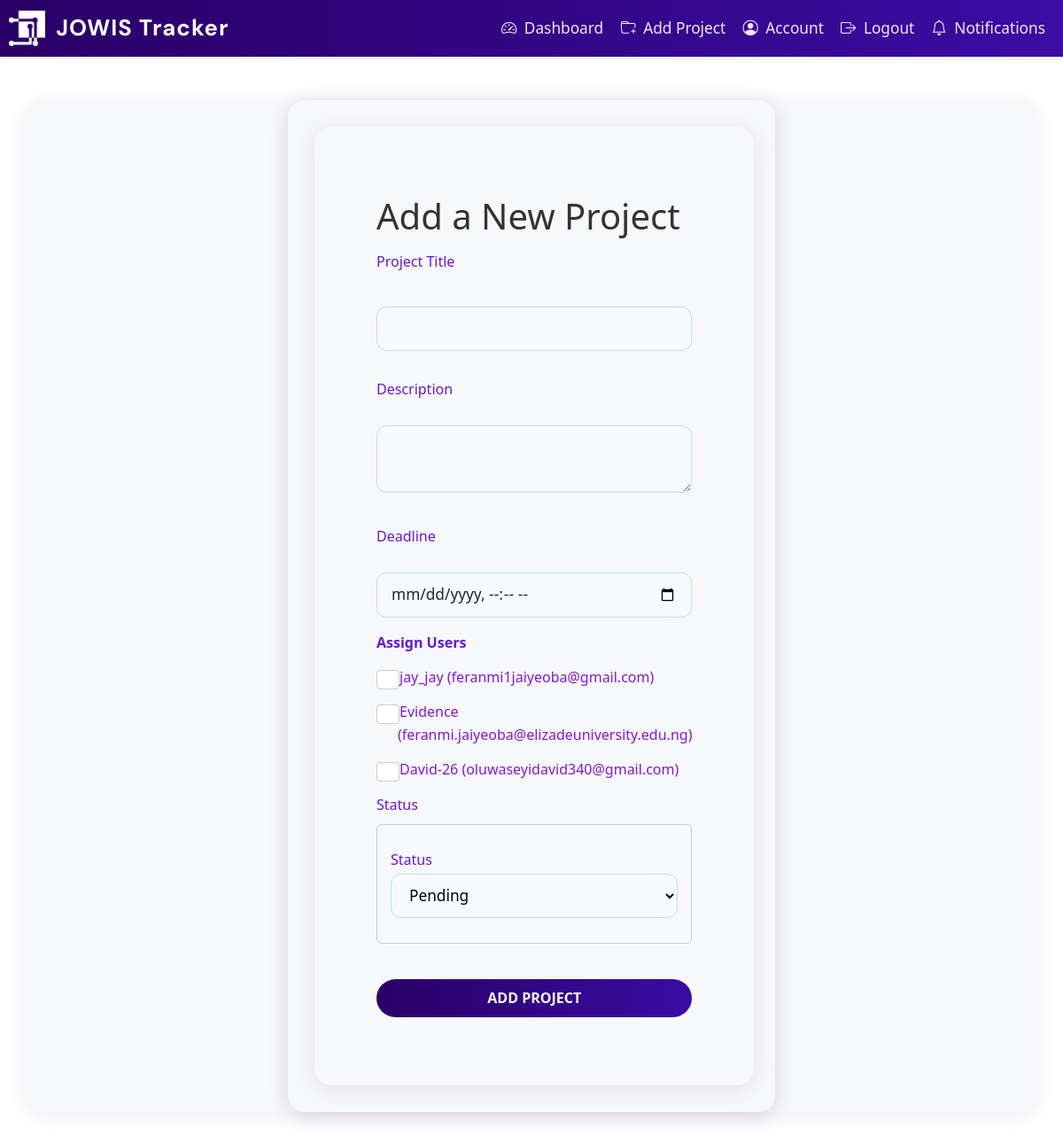
The app's page /add_project (signed in) with its own data.
### app/dbmodels.py (models this page shows, shortened)
class User(db.Model, UserMixin):
    id = db.Column(db.Integer, primary_key=True)
    username = db.Column(db.String(150), unique=True, nullable=False)
    email = db.Column(db.String(150), unique=True, nullable=False)
    password_hash = db.Column(db.String(150), nullable=False)
    tasks = db.relationship("Task", backref="assigned_to", cascade='all, delete-orphan',passive_deletes=True)
    role = db.Column(db.String(50), nullable=False, default="employee") # or admin
    must_change_password = db.Column(db.Boolean, default=True)
    projects = db.relationship(
        'Project',
        secondary=project_users,
        back_populates='users'
    )
    reset_code = db.Column(db.String(8), nullable=True)
    reset_code_expiry = db.Column(db.DateTime, nullable=True)

### app/routes.py (the view, shortened to what this page needs)
@main.route('/add_project', methods=['GET', 'POST'])
@login_required
def add_project():
    form = ProjectForm()
    employees = User.query.filter_by(role='employee').all() if current_user.role == "admin" else []
    if current_user.role != "admin" and hasattr(form, 'users'):
        del form.users
    return render_template('add_project.html', form=form, employees=employees)

### app/forms.py
class ProjectForm(FlaskForm):
    title = StringField('Project Title', validators=[DataRequired()])
    description = TextAreaField('Description', validators=[DataRequired()])
    deadline = DateTimeLocalField('Deadline', format='%Y-%m-%dT%H:%M')
    status = SelectField('Status', choices=[('Pending', 'Pending'), ('In Progress', 'In Progress'), ('Completed', 'Completed')])
    users = SelectMultipleField('Assign Users', coerce=int)  # Only used by admin
    submit = SubmitField('Add Project')

### app/__init__.py (called while the page is built)
def create_app():
    app= Flask(__name__)
    app.config.from_object("config.Config") # load app config from config.py
    db.init_app(app)
    migrate.init_app(app, db)
    login_manager.init_app(app)
    mail.init_app(app)
    scheduler.init_app(app)
    scheduler.start()
    from . import jobs  # <-- Import jobs to register them
    from .admin import init_admin
    init_admin(app)
    login_manager.login_view = "main.login"
    login_manager.login_message_category ="info"
    from .dbmodels import User
    @login_manager.user_loader
    def load_user(user_id):
        return User.query.get(int(user_id))
    from .routes import main
    app.register_blueprint(main)
    return app

### app/templates/add_project.html (shortened to what this page needs)
{% extends "base.html" %} {% block title %}Add Project{% endblock %} {% block
content %}
<div class="signup-container-1">
  <div class="container mt-5 mb-5 d-flex justify-center">
      <div class="card-body ">
        <form method="POST">
          <h1>Add a New Project</h1>
          <form method="POST">
      <div>
        {{ form.title.label }}<br />
        {{ form.title() }}
      </div>
      <div>
        {{ form.description.label }}<br />
        {{ form.description() }}
      </div>
      <div class="mb-3">
        {{ form.deadline.label(class="form-label") }} <br />
        {{ form.deadline(class="form-control", type="datetime-local") }}
      </div>
      {% if employees %}
      <div class="mb-3">
        <label class="form-label"><strong>Assign Users</strong></label>
        <div>
          {% for employee in employees %}
          <div class="form-check">
            <input
            class="form-check-input"
            type="checkbox"
            name="assigned_users"
            id="user{{ employee.id }}"
            value="{{ employee.id }}"
            />
            <label class="form-check-label" for="user{{ employee.id }}">
              {{ employee.username }} ({{ employee.email }})
            </label>
          </div>
          {% endfor %}
        </div>
      </div>
      {% endif %}
      <div class="mb-3">
        <label class="form-label">Status</label>
        <div class="form-group">{{ form.status.label }} {{ form.status() }}</div>
      </div>
      <div>{{ form.submit() }}</div>
    </form>
     {% endblock %}

### app/static/style.css (style rules this page uses)
body { background: #fff !important; font-family: "Segoe UI", Tahoma, Geneva, Verdana, sans-serif; color: #333; margin: 0; padding: 0; }
.card, .card-body, .card-header.bg-primary, .signup-container, .signup-container-1, .form-container, .container-login, .container-signup { background: #f7f8fa !important; border-radius: 1.2rem; box-shadow: 0 4px 24px rgba(42, 0, 102, 0.08); border: none; }
.btn, input[type="submit"], .submit, .btn-primary, .btn-outline-primary, .button { background: linear-gradient(90deg, #2a0066 0%, #3a0ca3 100%); color: #fff !important; border: none; transition: background 0.2s; }
body, body.bg-light, body.bg-gradient, body.bg-purple, body.bg-pink { background: #fff !important; }
.container, .container-login, .container-signup, .signup-container, .signup-container-1, .form-container { background: #f7f8fa !important; box-shadow: 0 4px 24px rgba(42, 0, 102, 0.08); border-radius: 1.2rem; }
input[type="text"], input[type="password"] { width: 100%; padding: 12px 15px; margin: 10px 0; border: 1px solid #ccc; border-radius: 6px; box-sizing: border-box; }
body { font-family: "Segoe UI", Tahoma, Geneva, Verdana, sans-serif; background-color: #f0f2f5; margin: 0; }
form { width: 350px; }
label { display: block; margin-top: 15px; margin-bottom: 5px; color: #555; font-weight: bold; }
input[type="text"], input[type="email"], input[type="password"] { width: 100%; padding: 12px 15px; margin: 10px 0; border: 1px solid #ccc; border-radius: 6px; box-sizing: border-box; }
input[type="submit"] { margin-top: 20px; width: 100%; padding: 55px; background-color: #9932cc; color: white; border: none; border-radius: 6px; font-size: 16px; cursor: pointer; transition: background-color 0.3s ease; position: relative; top: 0px; left: 0px; }
body { background-color: #f2f2f2; font-family: Arial, sans-serif; margin: 0; }
.form-group { width: 100%; padding: 12px 15px; margin: 10px 0; border: 1px solid #ccc; border-radius: 6px; box-sizing: border-box; }
body { background-color: #f4f6f8; font-family: "Segoe UI", Tahoma, Geneva, Verdana, sans-serif; color: #333; margin: 0; padding: 0; }
.container { padding: 30px; border-radius: 12px; }
.form-group { margin-bottom: 20px; }
label { font-weight: bold; margin-bottom: 8px; display: block; }
input[type="text"], input[type="datetime"], input[type="checkbox"], textarea, select { width: 100%; padding: 10px 12px; border: 1px solid #ccc; border-radius: 8px; box-sizing: border-box; transition: 0.3s ease; }
input[type="checkbox"] { width: auto; }
body { font-family: "Segoe UI", Tahoma, Geneva, Verdana, sans-serif; background-color: #f4f6f8; margin: 0; }
form { padding: 25px 30px; border-radius: 10px; box-shadow: 0 4px 10px none; width: 100%; max-width: 500px; margin: 20px auto; }
label { display: block; margin-bottom: 8px; color: #555; font-weight: 500; }
input[type="text"], textarea { width: 100%; padding: 10px 12px; margin-bottom: 20px; border: 1px solid #9932cc; border-radius: 6px; font-size: 16px; transition: border-color 0.3s ease; }
input[type="submit"] { background-color: #9932cc; color: white; border: none; padding: 10px 20px; border-radius: 6px; font-size: 16px; cursor: pointer; transition: background-color 0.3s ease; }
body { background: linear-gradient(120deg, #e3e6fd 0%, #cebbfb 100%); }
.card-body { padding: 2rem 2.5rem; }
form label, .form-label { color: #6319d2; font-weight: 500; margin-bottom: 0.3rem; }
form input[type="text"], form input[type="datetime-local"], form textarea, form select, .form-control { border-radius: 0.7rem; border: 1px solid #bbdefb; background: #f7fbff; padding: 0.7rem 1rem; font-size: 1.08rem; margin-bottom: 1rem; transition: border 0.2s; }
.form-check-label { color: #8219d2; font-size: 1rem; }
.btn, input[type="submit"] { border-radius: 2em; font-weight: 600; padding: 0.6em 2em; background: linear-gradient(90deg, #5d19d2 0%, #7842f5 100%); color: #fff; border: none; transition: background 0.2s; }
.signup-container-1 { max-width: 550px; margin: 20px auto; background: #fff; border-radius: 1.2rem; box-shadow: 0 4px 24px rgba(33, 150, 243, 0.1); justify-content: center; }

### records on screen
User: username "jay_jay", email "feranmi1jaiyeoba@gmail.com"
User: username "Evidence", email "feranmi.jaiyeoba@elizadeuniversity.edu.ng"
User: username "David-26", email "oluwaseyidavid340@gmail.com"
